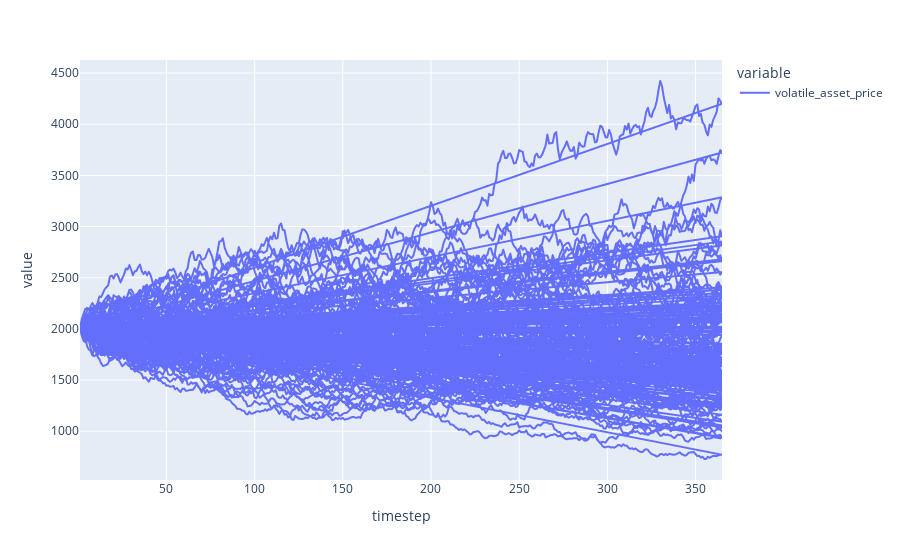

Source (notebook cell):
### Markdown cell above
## analysis, post processing

### Code cell
df.dropna().query('substep==2').plot(
    x='timestep',
    y=['volatile_asset_price']
)

### Figure 1 — Plotly figure (JSON) as saved in the notebook; plotly's stock layout.template omitted (floating-point values rounded to 4 significant figures; data arrays with more than 128 entries replaced by an {"elided": "..."} marker saying what was removed)
{"data": [{"hovertemplate": "variable=volatile_asset_price<br>timestep=%{x}<br>value=%{y}<extra></extra>", "legendgroup": "volatile_asset_price", "line": {"color": "#636efa", "dash": "solid"}, "marker": {"symbol": "circle"}, "mode": "lines", "name": "volatile_asset_price", "showlegend": true, "type": "scattergl", "x": {"elided": "36500 int values"}, "xaxis": "x", "y": {"elided": "36500 float values"}, "yaxis": "y"}], "layout": {"legend": {"title": {"text": "variable"}, "tracegroupgap": 0}, "margin": {"t": 60}, "xaxis": {"anchor": "y", "domain": [0, 1], "title": {"text": "timestep"}}, "yaxis": {"anchor": "x", "domain": [0, 1], "title": {"text": "value"}}}}
